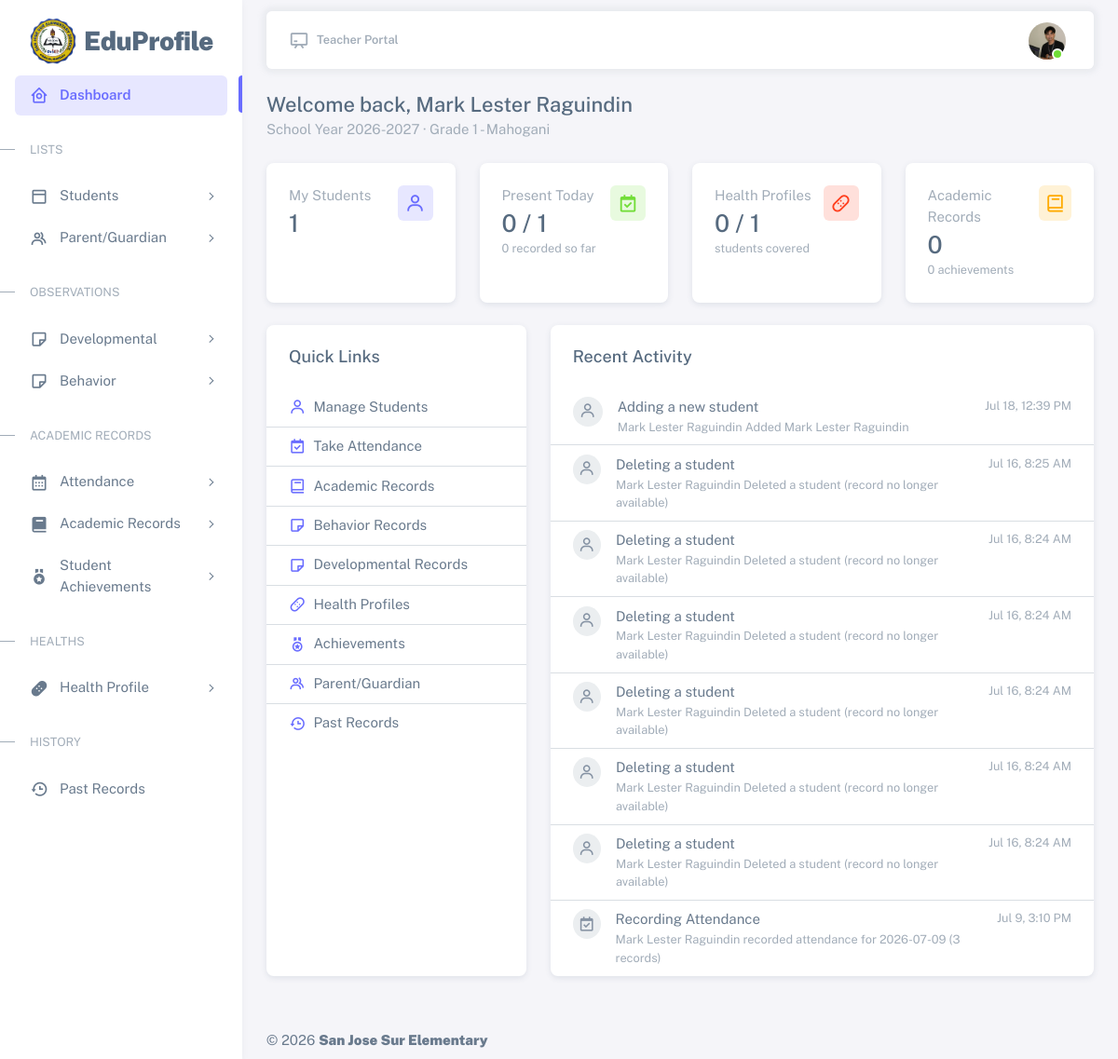
The page /resources/views/teacher/home.php (signed in) on the database as committed earlier.
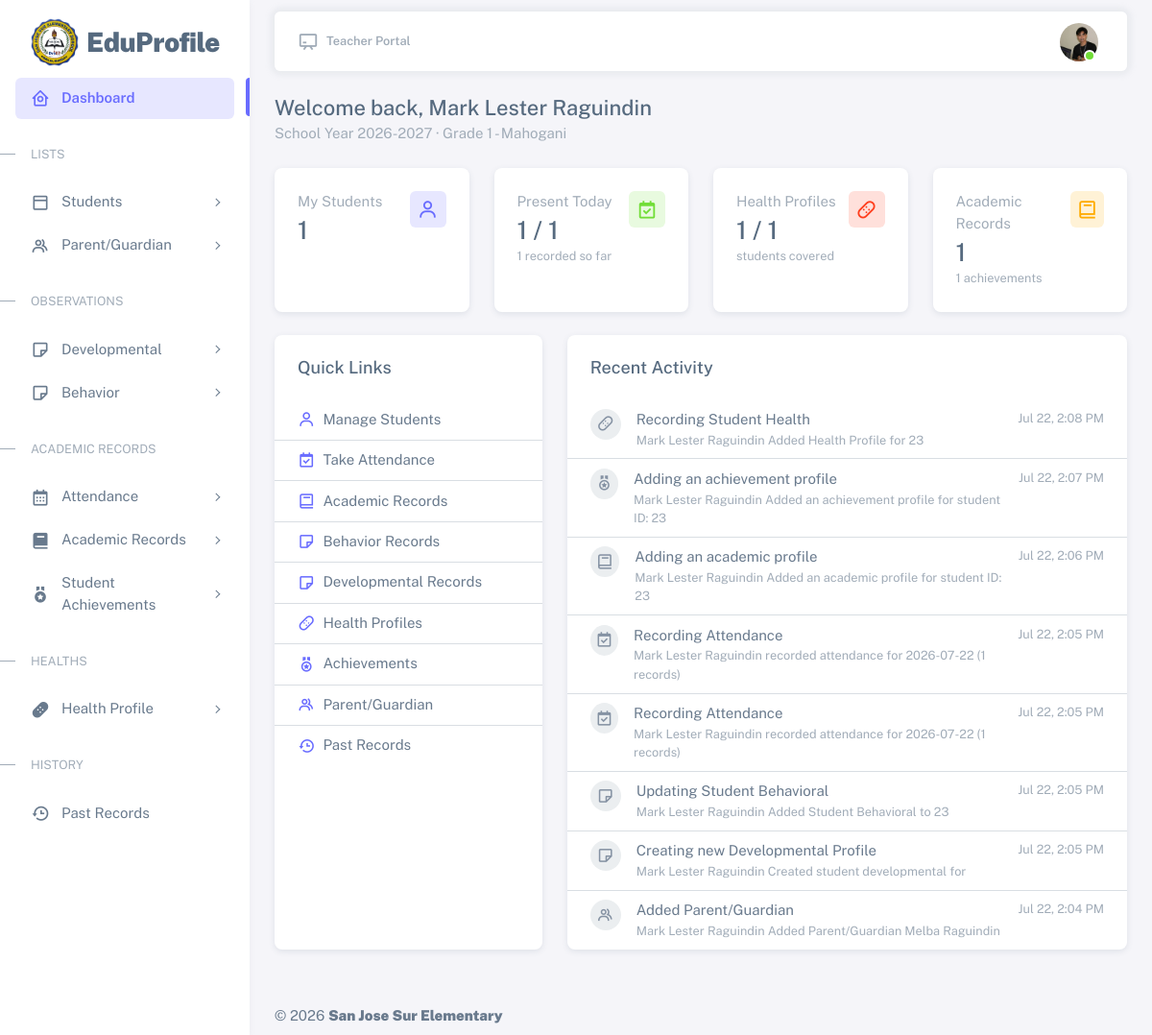
The same page on the database as committed later.
### tables this page shows
CREATE TABLE `audit_logs` (
  `id` int(10) UNSIGNED NOT NULL,
  `user_id` int(11) NOT NULL,
  `role` varchar(50) NOT NULL,
  `action` varchar(50) NOT NULL,
  `module` varchar(100) NOT NULL,
  `reference_id` int(10) UNSIGNED DEFAULT NULL,
  `reference_table` varchar(100) DEFAULT NULL,
  `description` text DEFAULT NULL,
  `ip_address` varchar(45) DEFAULT NULL,
  `status` enum('success','failed') NOT NULL DEFAULT 'success',
  `created_at` timestamp NOT NULL DEFAULT current_timestamp()
);

### resources/views/teacher/home.php (the view, shortened to what the changed rows need)
<?php
require_once __DIR__ . '/../../../app/middleware/Auth.php';
require_once __DIR__ . '/../../../app/controllers/teacher/DashboardController.php';
$dashboard = new DashboardController($con);
$stats = $dashboard->getStats();
$recentActivity = $dashboard->getRecentActivity(8);
$moduleIcons = [
    'Students' => 'bx-user',
    'Parent/Guardian' => 'bx-group',
    'Academic Profile' => 'bx-book',
    'Achievement Profile' => 'bx-medal',
    'Student Behavioral' => 'bx-note',
    'Developmental' => 'bx-note',
    'Student Health' => 'bx-band-aid',
    'Attendance' => 'bx-calendar-check',
];
?>
<!DOCTYPE html>
<html
  lang="en"
  class="light-style layout-menu-fixed"
  dir="ltr"
  data-theme="theme-default"
  data-assets-path="../../../public/assets/"
  data-template="vertical-menu-template-free"
>
<head>
  <link rel="stylesheet" href="../../../public/assets/vendor/fonts/boxicons.css" />
  <link rel="stylesheet" href="../../../public/assets/vendor/css/core.css" class="template-customizer-core-css" />
  <link rel="stylesheet" href="../../../public/assets/vendor/css/theme-default.css" class="template-customizer-theme-css" />
  <link rel="stylesheet" href="../../../public/assets/css/demo.css" />
  <link rel="stylesheet" href="../../../public/assets/vendor/libs/perfect-scrollbar/perfect-scrollbar.css" />
</head>
<body>
  <?php require_once __DIR__ . '/partials/sidebar.php'; ?>
  <?php require_once __DIR__ . '/partials/topbar.php'; ?>
  <?php if($stats === null): ?>
    <div class="alert alert-warning">Unable to load your dashboard. Please log in again.</div>
  <?php else: ?>
    <div class="d-flex justify-content-between align-items-center flex-wrap gap-2 mb-4">
        <div>
            <h4 class="mb-1">Welcome back, <?php echo htmlspecialchars($_SESSION['full_name'] ?? 'Teacher'); ?></h4>
            <span class="text-muted">
                <?php if($stats['active_school_year']): ?>
                    School Year <?php echo htmlspecialchars($stats['active_school_year']['school_year']); ?>
                <?php else: ?>
                    No active school year set.
                <?php endif; ?>
                <?php if(!empty($stats['my_sections'])): ?>
                    &middot;
                    <?php echo htmlspecialchars(implode(', ', array_map(function($s){ return $s['grade_level_name'] . ' - ' . $s['section_name']; }, $stats['my_sections']))); ?>
                <?php endif; ?>
            </span>
        </div>
    </div>
    <div class="row">
        <div class="col-md-3 col-sm-6 mb-4">
            <div class="card h-100">
                <div class="card-body d-flex justify-content-between align-items-start">
                    <div>
                        <span class="text-muted d-block mb-1">My Students</span>
                        <h3 class="mb-0"><?php echo (int) $stats['total_students']; ?></h3>
                    </div>
                    <div class="avatar">
                        <span class="avatar-initial rounded bg-label-primary"><i class="bx bx-user fs-4"></i></span>
                    </div>
                </div>
            </div>
        </div>
        <div class="col-md-3 col-sm-6 mb-4">
            <div class="card h-100">
                <div class="card-body d-flex justify-content-between align-items-start">
                    <div>
                        <span class="text-muted d-block mb-1">Present Today</span>
                        <h3 class="mb-0"><?php echo (int) $stats['attendance_today']['present']; ?> / <?php echo (int) $stats['attendance_today']['total']; ?></h3>
                        <span class="text-muted small"><?php echo (int) $stats['attendance_today']['recorded']; ?> recorded so far</span>
                    </div>
                    <div class="avatar">
                        <span class="avatar-initial rounded bg-label-success"><i class="bx bx-calendar-check fs-4"></i></span>
                    </div>
                </div>
            </div>
        </div>
        <div class="col-md-3 col-sm-6 mb-4">
            <div class="card h-100">
                <div class="card-body d-flex justify-content-between align-items-start">
                    <div>
                        <span class="text-muted d-block mb-1">Health Profiles</span>
                        <h3 class="mb-0"><?php echo (int) $stats['health_coverage']['covered']; ?> / <?php echo (int) $stats['health_coverage']['total']; ?></h3>
                        <span class="text-muted small">students covered</span>
                    </div>
                    <div class="avatar">
                        <span class="avatar-initial rounded bg-label-danger"><i class="bx bx-band-aid fs-4"></i></span>
                    </div>
                </div>
            </div>
        </div>
        <div class="col-md-3 col-sm-6 mb-4">
            <div class="card h-100">
                <div class="card-body d-flex justify-content-between align-items-start">
                    <div>
                        <span class="text-muted d-block mb-1">Academic Records</span>
                        <h3 class="mb-0"><?php echo (int) $stats['academic_count']; ?></h3>
                        <span class="text-muted small"><?php echo (int) $stats['achievement_count']; ?> achievements</span>
                    </div>
                    <div class="avatar">
                        <span class="avatar-initial rounded bg-label-warning"><i class="bx bx-book fs-4"></i></span>
                    </div>
                </div>
            </div>
        </div>
    </div>
    <div class="row">
        <div class="col-lg-4 mb-4">
            <div class="card h-100">
                <h5 class="card-header">Quick Links</h5>
                <div class="list-group list-group-flush">
                    <a href="students.php" class="list-group-item list-group-item-action d-flex align-items-center gap-2">
                        <i class="bx bx-user text-primary"></i> Manage Students
                    </a>
                    <a href="attendance.php" class="list-group-item list-group-item-action d-flex align-items-center gap-2">
                        <i class="bx bx-calendar-check text-primary"></i> Take Attendance
                    </a>
                    <a href="academic.php" class="list-group-item list-group-item-action d-flex align-items-center gap-2">
                        <i class="bx bx-book text-primary"></i> Academic Records
                    </a>
                    <a href="student-behavior.php" class="list-group-item list-group-item-action d-flex align-items-center gap-2">
                        <i class="bx bx-note text-primary"></i> Behavior Records
                    </a>
                    <a href="student-developmental.php" class="list-group-item list-group-item-action d-flex align-items-center gap-2">
                        <i class="bx bx-note text-primary"></i> Developmental Records
                    </a>
                    <a href="student-health.php" class="list-group-item list-group-item-action d-flex align-items-center gap-2">
                        <i class="bx bx-band-aid text-primary"></i> Health Profiles
                    </a>
                    <a href="achievement-profile.php" class="list-group-item list-group-item-action d-flex align-items-center gap-2">
                        <i class="bx bx-medal text-primary"></i> Achievements
                    </a>
                    <a href="parent-guardian.php" class="list-group-item list-group-item-action d-flex align-items-center gap-2">
                        <i class="bx bx-group text-primary"></i> Parent/Guardian
                    </a>
                    <a href="past-records.php" class="list-group-item list-group-item-action d-flex align-items-center gap-2">
                        <i class="bx bx-history text-primary"></i> Past Records
                    </a>
                </div>
            </div>
        </div>
        <div class="col-lg-8 mb-4">
            <div class="card h-100">
                <h5 class="card-header">Recent Activity</h5>
                <div class="list-group list-group-flush">
                    <?php if(empty($recentActivity)): ?>
                        <div class="list-group-item text-muted">No recent activity yet.</div>
                    <?php else: ?>
                        <?php foreach($recentActivity as $log): ?>
                            <?php $icon = $moduleIcons[$log['module']] ?? 'bx-info-circle'; ?>
                            <div class="list-group-item d-flex align-items-start gap-3">
                                <span class="avatar avatar-sm">
                                    <span class="avatar-initial rounded-circle bg-label-secondary">
                                        <i class="bx <?php echo htmlspecialchars($icon); ?>"></i>
                                    </span>
                                </span>
                                <div class="flex-grow-1">
                                    <div><?php echo htmlspecialchars($log['action']); ?></div>
                                    <div class="text-muted small"><?php echo htmlspecialchars(trim(($log['description'] ?? ''), ' ')); ?></div>
                                </div>
                                <span class="text-muted small text-nowrap"><?php echo htmlspecialchars(date('M j, g:i A', strtotime($log['created_at']))); ?></span>
                            </div>
                        <?php endforeach; ?>
                    <?php endif; ?>
                </div>
            </div>
        </div>
    </div>
  <?php endif; ?>
  <?php require_once __DIR__ . '/partials/footer.php'; ?>
</body>
</html>

Rows that differ between the two databases and show on the page:
no longer on this page (row unchanged): audit_logs: action "Adding a new student", description "Mark Lester Raguindin Added Mark Lester Raguindin", created_at "Jul 18, 12:39 PM"
no longer on this page (row unchanged): audit_logs: action "Deleting a student", description "Mark Lester Raguindin Deleted a student (record no longer available)", created_at "Jul 16, 8:25 AM"
no longer on this page (row unchanged): audit_logs: action "Deleting a student", description "Mark Lester Raguindin Deleted a student (record no longer available)", created_at "Jul 16, 8:24 AM"
no longer on this page (row unchanged): audit_logs: action "Deleting a student", description "Mark Lester Raguindin Deleted a student (record no longer available)", created_at "Jul 16, 8:24 AM"
no longer on this page (row unchanged): audit_logs: action "Deleting a student", description "Mark Lester Raguindin Deleted a student (record no longer available)", created_at "Jul 16, 8:24 AM"
no longer on this page (row unchanged): audit_logs: action "Deleting a student", description "Mark Lester Raguindin Deleted a student (record no longer available)", created_at "Jul 16, 8:24 AM"
no longer on this page (row unchanged): audit_logs: action "Deleting a student", description "Mark Lester Raguindin Deleted a student (record no longer available)", created_at "Jul 16, 8:24 AM"
no longer on this page (row unchanged): audit_logs: action "Recording Attendance", description "Mark Lester Raguindin recorded attendance for 2026-07-09 (3 records)", created_at "Jul 9, 3:10 PM"
added audit_logs: action "Recording Student Health", description "Mark Lester Raguindin Added Health Profile for 23", created_at "Jul 22, 2:08 PM"
added audit_logs: action "Adding an achievement profile", description "Mark Lester Raguindin Added an achievement profile for student ID: 23", created_at "Jul 22, 2:07 PM"
added audit_logs: action "Adding an academic profile", description "Mark Lester Raguindin Added an academic profile for student ID: 23", created_at "Jul 22, 2:06 PM"
added audit_logs: action "Recording Attendance", description "Mark Lester Raguindin recorded attendance for 2026-07-22 (1 records)", created_at "Jul 22, 2:05 PM"
added audit_logs: action "Recording Attendance", description "Mark Lester Raguindin recorded attendance for 2026-07-22 (1 records)", created_at "Jul 22, 2:05 PM"
added audit_logs: action "Updating Student Behavioral", description "Mark Lester Raguindin Added Student Behavioral to 23", created_at "Jul 22, 2:05 PM"
added audit_logs: action "Creating new Developmental Profile", description "Mark Lester Raguindin Created student developmental for", created_at "Jul 22, 2:05 PM"
added audit_logs: action "Added Parent/Guardian", description "Mark Lester Raguindin Added Parent/Guardian Melba Raguindin", created_at "Jul 22, 2:04 PM"
Other text that changed with them:
$stats['attendance_today']['present']: "0" → "1"
$stats['attendance_today']['recorded']: "0" → "1"
$stats['health_coverage']['covered']: "0" → "1"
$stats['academic_count']: "0" → "1"
$stats['achievement_count']: "0" → "1"
